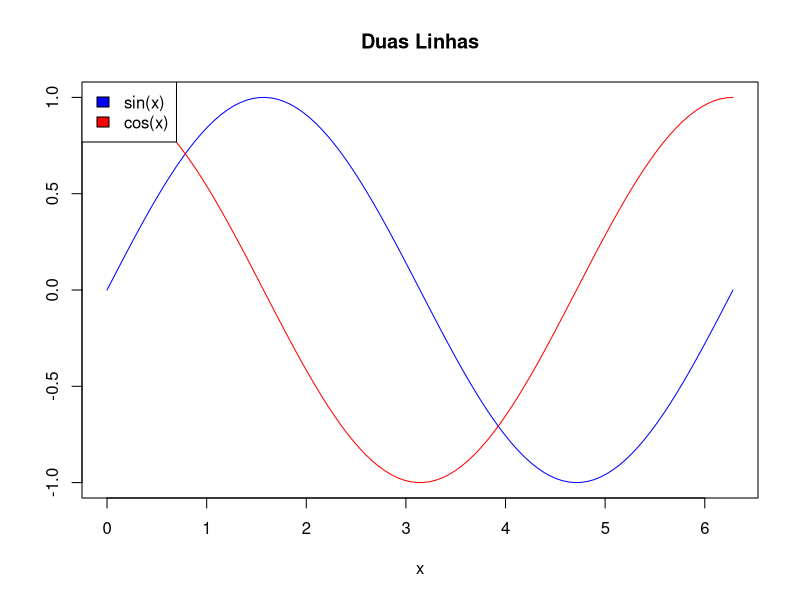

Reproduce this figure in R.
data(iris)
head(iris)
# Criar um vetor x de valores
x <- seq(0, 2*pi, length.out = 100)

# Plotar a função seno (sin(x))
plot(x, sin(x),
     main = "Duas Linhas",  # Título do gráfico
     ylab = "",             # Rótulo do eixo y
     type = "l",            # Tipo de gráfico ("l" para linha)
     col = "blue")          # Cor da linha

# Adicionar a função cosseno (cos(x)) ao gráfico
lines(x, cos(x), col = "red")

# Adicionar uma legenda no canto superior esquerdo
legend("topleft",
       c("sin(x)", "cos(x)"),  # Rótulos para as linhas
       fill = c("blue", "red"))  # Cores correspondentes